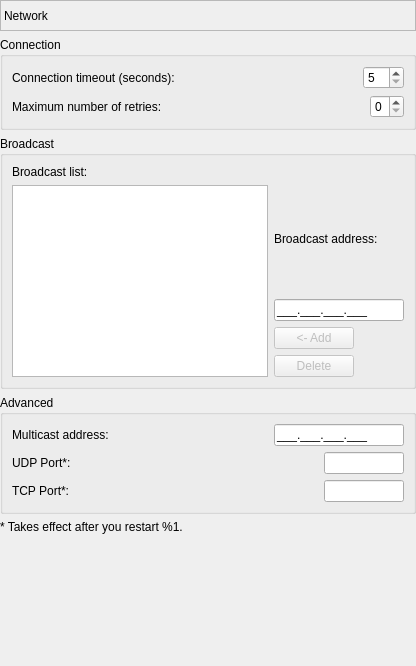
       <widget class="QWidget" name="pageNetwork">
        <layout class="QVBoxLayout" name="verticalLayout_25">
         <property name="leftMargin">
          <number>0</number>
         </property>
         <property name="topMargin">
          <number>0</number>
         </property>
         <property name="rightMargin">
          <number>0</number>
         </property>
         <property name="bottomMargin">
          <number>0</number>
         </property>
         <item>
          <widget class="QLabel" name="lblNetworkPage">
           <property name="sizePolicy">
            <sizepolicy hsizetype="Preferred" vsizetype="Fixed">
             <horstretch>0</horstretch>
             <verstretch>0</verstretch>
            </sizepolicy>
           </property>
           <property name="minimumSize">
            <size>
             <width>0</width>
             <height>31</height>
            </size>
           </property>
           <property name="frameShape">
            <enum>QFrame::Shape::StyledPanel</enum>
           </property>
           <property name="frameShadow">
            <enum>QFrame::Shadow::Sunken</enum>
           </property>
           <property name="text">
            <string>Network</string>
           </property>
          </widget>
         </item>
         <item>
          <widget class="QGroupBox" name="grpConnection">
           <property name="title">
            <string>Connection</string>
           </property>
           <layout class="QVBoxLayout" name="verticalLayout_23">
            <item>
             <layout class="QHBoxLayout" name="horizontalLayout_16">
              <item>
               <widget class="QLabel" name="lblTimeoutDesc">
                <property name="text">
                 <string>Connection timeout (seconds):</string>
                </property>
               </widget>
              </item>
              <item>
               <spacer name="horizontalSpacer_15">
                <property name="orientation">
                 <enum>Qt::Orientation::Horizontal</enum>
                </property>
                <property name="sizeHint" stdset="0">
                 <size>
                  <width>40</width>
                  <height>20</height>
                 </size>
                </property>
               </spacer>
              </item>
              <item>
               <widget class="QSpinBox" name="spnTimeout">
                <property name="minimum">
                 <number>5</number>
                </property>
                <property name="maximum">
                 <number>60</number>
                </property>
               </widget>
              </item>
             </layout>
            </item>
            <item>
             <layout class="QHBoxLayout" name="horizontalLayout_17">
              <item>
               <widget class="QLabel" name="lblMaxRetriesDesc">
                <property name="text">
                 <string>Maximum number of retries:</string>
                </property>
               </widget>
              </item>
              <item>
               <spacer name="horizontalSpacer_16">
                <property name="orientation">
                 <enum>Qt::Orientation::Horizontal</enum>
                </property>
                <property name="sizeHint" stdset="0">
                 <size>
                  <width>40</width>
                  <height>20</height>
                 </size>
                </property>
               </spacer>
              </item>
              <item>
               <widget class="QSpinBox" name="spnMaxRetries">
                <property name="minimum">
                 <number>0</number>
                </property>
                <property name="maximum">
                 <number>9</number>
                </property>
               </widget>
              </item>
             </layout>
            </item>
           </layout>
          </widget>
         </item>
         <item>
          <widget class="QGroupBox" name="grpBroadcast">
           <property name="title">
            <string>Broadcast</string>
           </property>
           <layout class="QVBoxLayout" name="verticalLayout_36">
            <item>
             <widget class="QLabel" name="lblBroadcastListDesc">
              <property name="text">
               <string>Broadcast list:</string>
              </property>
             </widget>
            </item>
            <item>
             <layout class="QHBoxLayout" name="horizontalLayout_31">
              <item>
               <widget class="QListWidget" name="lvBroadcasts"/>
              </item>
              <item>
               <layout class="QVBoxLayout" name="verticalLayout_24">
                <item>
                 <widget class="QLabel" name="lblBroadcastDesc">
                  <property name="text">
                   <string>Broadcast address:</string>
                  </property>
                 </widget>
                </item>
                <item>
                 <widget class="QLineEdit" name="txtBroadcast">
                  <property name="sizePolicy">
                   <sizepolicy hsizetype="Minimum" vsizetype="Fixed">
                    <horstretch>0</horstretch>
                    <verstretch>0</verstretch>
                   </sizepolicy>
                  </property>
                  <property name="minimumSize">
                   <size>
                    <width>130</width>
                    <height>0</height>
                   </size>
                  </property>
                  <property name="maximumSize">
                   <size>
                    <width>130</width>
                    <height>16777215</height>
                   </size>
                  </property>
                  <property name="inputMask">
                   <string notr="true">000.000.000.000;_</string>
                  </property>
                 </widget>
                </item>
                <item>
                 <layout class="QHBoxLayout" name="horizontalLayout_29">
                  <item>
                   <widget class="QPushButton" name="btnAddBroadcast">
                    <property name="enabled">
                     <bool>false</bool>
                    </property>
                    <property name="text">
                     <string>&lt;- Add</string>
                    </property>
                   </widget>
                  </item>
                  <item>
                   <spacer name="horizontalSpacer_28">
                    <property name="orientation">
                     <enum>Qt::Orientation::Horizontal</enum>
                    </property>
                    <property name="sizeHint" stdset="0">
                     <size>
                      <width>40</width>
                      <height>20</height>
                     </size>
                    </property>
                   </spacer>
                  </item>
                 </layout>
                </item>
                <item>
                 <layout class="QHBoxLayout" name="horizontalLayout_30">
                  <item>
                   <widget class="QPushButton" name="btnDeleteBroadcast">
                    <property name="enabled">
                     <bool>false</bool>
                    </property>
                    <property name="text">
                     <string>Delete</string>
                    </property>
                   </widget>
                  </item>
                  <item>
                   <spacer name="horizontalSpacer_29">
                    <property name="orientation">
                     <enum>Qt::Orientation::Horizontal</enum>
                    </property>
                    <property name="sizeHint" stdset="0">
                     <size>
                      <width>40</width>
                      <height>20</height>
                     </size>
                    </property>
                   </spacer>
                  </item>
                 </layout>
                </item>
               </layout>
              </item>
             </layout>
            </item>
           </layout>
          </widget>
         </item>
         <item>
          <widget class="QGroupBox" name="groupBox_2">
           <property name="title">
            <string>Advanced</string>
           </property>
           <layout class="QVBoxLayout" name="verticalLayout_38">
            <item>
             <layout class="QHBoxLayout" name="horizontalLayout_18">
              <item>
               <widget class="QLabel" name="lblMulticastDesc">
                <property name="text">
                 <string>Multicast address:</string>
                </property>
               </widget>
              </item>
              <item>
               <spacer name="horizontalSpacer_17">
                <property name="orientation">
                 <enum>Qt::Orientation::Horizontal</enum>
                </property>
                <property name="sizeHint" stdset="0">
                 <size>
                  <width>40</width>
                  <height>20</height>
                 </size>
                </property>
               </spacer>
              </item>
              <item>
               <widget class="QLineEdit" name="txtMulticast">
                <property name="minimumSize">
                 <size>
                  <width>130</width>
                  <height>0</height>
                 </size>
                </property>
                <property name="maximumSize">
                 <size>
                  <width>130</width>
                  <height>16777215</height>
                 </size>
                </property>
                <property name="inputMask">
                 <string notr="true">000.000.000.000;_</string>
                </property>
               </widget>
              </item>
             </layout>
            </item>
            <item>
             <layout class="QHBoxLayout" name="horizontalLayout_19">
              <item>
               <widget class="QLabel" name="lblUDPPortDesc">
                <property name="text">
                 <string>UDP Port*:</string>
                </property>
               </widget>
              </item>
              <item>
               <spacer name="horizontalSpacer_18">
                <property name="orientation">
                 <enum>Qt::Orientation::Horizontal</enum>
                </property>
                <property name="sizeHint" stdset="0">
                 <size>
                  <width>40</width>
                  <height>20</height>
                 </size>
                </property>
               </spacer>
              </item>
              <item>
               <widget class="QLineEdit" name="txtUDPPort">
                <property name="sizePolicy">
                 <sizepolicy hsizetype="Minimum" vsizetype="Fixed">
                  <horstretch>0</horstretch>
                  <verstretch>0</verstretch>
                 </sizepolicy>
                </property>
                <property name="maximumSize">
                 <size>
                  <width>80</width>
                  <height>16777215</height>
                 </size>
                </property>
                <property name="inputMask">
                 <string notr="true">00000</string>
                </property>
               </widget>
              </item>
             </layout>
            </item>
            <item>
             <layout class="QHBoxLayout" name="horizontalLayout_20">
              <item>
               <widget class="QLabel" name="lblTCPPortDesc">
                <property name="text">
                 <string>TCP Port*:</string>
                </property>
               </widget>
              </item>
              <item>
               <spacer name="horizontalSpacer_19">
                <property name="orientation">
                 <enum>Qt::Orientation::Horizontal</enum>
                </property>
                <property name="sizeHint" stdset="0">
                 <size>
                  <width>40</width>
                  <height>20</height>
                 </size>
                </property>
               </spacer>
              </item>
              <item>
               <widget class="QLineEdit" name="txtTCPPort">
                <property name="sizePolicy">
                 <sizepolicy hsizetype="Minimum" vsizetype="Fixed">
                  <horstretch>0</horstretch>
                  <verstretch>0</verstretch>
                 </sizepolicy>
                </property>
                <property name="maximumSize">
                 <size>
                  <width>80</width>
                  <height>16777215</height>
                 </size>
                </property>
                <property name="inputMask">
                 <string notr="true">00000</string>
                </property>
               </widget>
              </item>
             </layout>
            </item>
           </layout>
          </widget>
         </item>
         <item>
          <widget class="QLabel" name="lblFinePrint">
           <property name="text">
            <string>* Takes effect after you restart %1.</string>
           </property>
          </widget>
         </item>
         <item>
          <spacer name="verticalSpacer_7">
           <property name="orientation">
            <enum>Qt::Orientation::Vertical</enum>
           </property>
           <property name="sizeHint" stdset="0">
            <size>
             <width>20</width>
             <height>132</height>
            </size>
           </property>
          </spacer>
         </item>
        </layout>
       </widget>
